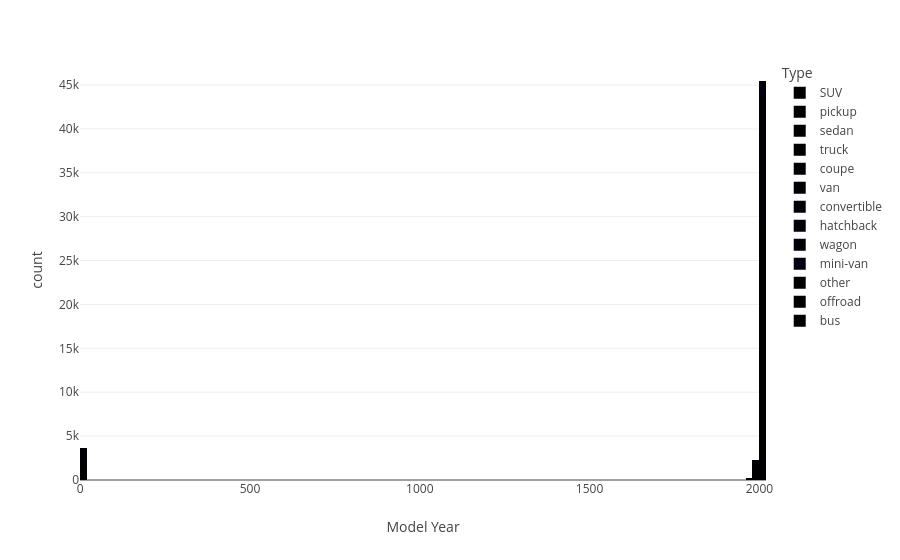

The code cell stored with this chart in its notebook:
### Markdown cell above
### Create Histogram Plot

### Code cell
# Set parameters for Histogram
fig = px.histogram(vehicles, x="Model Year", color="Type")

# Show Histogram
fig.show()

### Figure 1 — Plotly figure (JSON) as saved in the notebook; plotly's stock layout.template omitted (floating-point values rounded to 4 significant figures; data arrays with more than 128 entries replaced by an {"elided": "..."} marker saying what was removed)
{"data": [{"alignmentgroup": "True", "bingroup": "x", "hovertemplate": "Type=SUV<br>Model Year=%{x}<br>count=%{y}<extra></extra>", "legendgroup": "SUV", "marker": {"color": "#000001", "pattern": {"shape": ""}}, "name": "SUV", "offsetgroup": "SUV", "orientation": "v", "showlegend": true, "type": "histogram", "x": {"elided": "12405 int values"}, "xaxis": "x", "yaxis": "y"}, {"alignmentgroup": "True", "bingroup": "x", "hovertemplate": "Type=pickup<br>Model Year=%{x}<br>count=%{y}<extra></extra>", "legendgroup": "pickup", "marker": {"color": "#000002", "pattern": {"shape": ""}}, "name": "pickup", "offsetgroup": "pickup", "orientation": "v", "showlegend": true, "type": "histogram", "x": {"elided": "6988 int values"}, "xaxis": "x", "yaxis": "y"}, {"alignmentgroup": "True", "bingroup": "x", "hovertemplate": "Type=sedan<br>Model Year=%{x}<br>count=%{y}<extra></extra>", "legendgroup": "sedan", "marker": {"color": "#000003", "pattern": {"shape": ""}}, "name": "sedan", "offsetgroup": "sedan", "orientation": "v", "showlegend": true, "type": "histogram", "x": {"elided": "12154 int values"}, "xaxis": "x", "yaxis": "y"}, {"alignmentgroup": "True", "bingroup": "x", "hovertemplate": "Type=truck<br>Model Year=%{x}<br>count=%{y}<extra></extra>", "legendgroup": "truck", "marker": {"color": "#000004", "pattern": {"shape": ""}}, "name": "truck", "offsetgroup": "truck", "orientation": "v", "showlegend": true, "type": "histogram", "x": {"elided": "12353 int values"}, "xaxis": "x", "yaxis": "y"}, {"alignmentgroup": "True", "bingroup": "x", "hovertemplate": "Type=coupe<br>Model Year=%{x}<br>count=%{y}<extra></extra>", "legendgroup": "coupe", "marker": {"color": "#000005", "pattern": {"shape": ""}}, "name": "coupe", "offsetgroup": "coupe", "orientation": "v", "showlegend": true, "type": "histogram", "x": {"elided": "2303 int values"}, "xaxis": "x", "yaxis": "y"}, {"alignmentgroup": "True", "bingroup": "x", "hovertemplate": "Type=van<br>Model Year=%{x}<br>count=%{y}<extra></extra>", "legendgroup": "van", "marker": {"color": "#000006", "pattern": {"shape": ""}}, "name": "van", "offsetgroup": "van", "orientation": "v", "showlegend": true, "type": "histogram", "x": {"elided": "633 int values"}, "xaxis": "x", "yaxis": "y"}, {"alignmentgroup": "True", "bingroup": "x", "hovertemplate": "Type=convertible<br>Model Year=%{x}<br>count=%{y}<extra></extra>", "legendgroup": "convertible", "marker": {"color": "#000007", "pattern": {"shape": ""}}, "name": "convertible", "offsetgroup": "convertible", "orientation": "v", "showlegend": true, "type": "histogram", "x": {"elided": "446 int values"}, "xaxis": "x", "yaxis": "y"}, {"alignmentgroup": "True", "bingroup": "x", "hovertemplate": "Type=hatchback<br>Model Year=%{x}<br>count=%{y}<extra></extra>", "legendgroup": "hatchback", "marker": {"color": "#000008", "pattern": {"shape": ""}}, "name": "hatchback", "offsetgroup": "hatchback", "orientation": "v", "showlegend": true, "type": "histogram", "x": {"elided": "1047 int values"}, "xaxis": "x", "yaxis": "y"}, {"alignmentgroup": "True", "bingroup": "x", "hovertemplate": "Type=wagon<br>Model Year=%{x}<br>count=%{y}<extra></extra>", "legendgroup": "wagon", "marker": {"color": "#000009", "pattern": {"shape": ""}}, "name": "wagon", "offsetgroup": "wagon", "orientation": "v", "showlegend": true, "type": "histogram", "x": {"elided": "1541 int values"}, "xaxis": "x", "yaxis": "y"}, {"alignmentgroup": "True", "bingroup": "x", "hovertemplate": "Type=mini-van<br>Model Year=%{x}<br>count=%{y}<extra></extra>", "legendgroup": "mini-van", "marker": {"color": "#000010", "pattern": {"shape": ""}}, "name": "mini-van", "offsetgroup": "mini-van", "orientation": "v", "showlegend": true, "type": "histogram", "x": {"elided": "1161 int values"}, "xaxis": "x", "yaxis": "y"}, {"alignmentgroup": "True", "bingroup": "x", "hovertemplate": "Type=other<br>Model Year=%{x}<br>count=%{y}<extra></extra>", "legendgroup": "other", "marker": {"color": "#000001", "pattern": {"shape": ""}}, "name": "other", "offsetgroup": "other", "orientation": "v", "showlegend": true, "type": "histogram", "x": {"elided": "256 int values"}, "xaxis": "x", "yaxis": "y"}, {"alignmentgroup": "True", "bingroup": "x", "hovertemplate": "Type=offroad<br>Model Year=%{x}<br>count=%{y}<extra></extra>", "legendgroup": "offroad", "marker": {"color": "#000002", "pattern": {"shape": ""}}, "name": "offroad", "offsetgroup": "offroad", "orientation": "v", "showlegend": true, "type": "histogram", "x": {"elided": "214 int values"}, "xaxis": "x", "yaxis": "y"}, {"alignmentgroup": "True", "bingroup": "x", "hovertemplate": "Type=bus<br>Model Year=%{x}<br>count=%{y}<extra></extra>", "legendgroup": "bus", "marker": {"color": "#000003", "pattern": {"shape": ""}}, "name": "bus", "offsetgroup": "bus", "orientation": "v", "showlegend": true, "type": "histogram", "x": [1994, 2011, 1994, 2007, 2011, 2011, 2007, 2011, 2011, 2011, 2007, 2011, 2007, 2011, 2011, 2006, 2008, 2007, 1991, 2011, 2011, 2011, 2011, 2011], "xaxis": "x", "yaxis": "y"}], "layout": {"autosize": true, "barmode": "relative", "legend": {"title": {"text": "Type"}, "tracegroupgap": 0}, "margin": {"t": 60}, "xaxis": {"anchor": "y", "autorange": true, "domain": [0, 1], "range": [-0.5, 2020.0], "title": {"text": "Model Year"}, "type": "linear"}, "yaxis": {"anchor": "x", "autorange": true, "domain": [0, 1], "range": [0, 47850.0], "title": {"text": "count"}}}}
